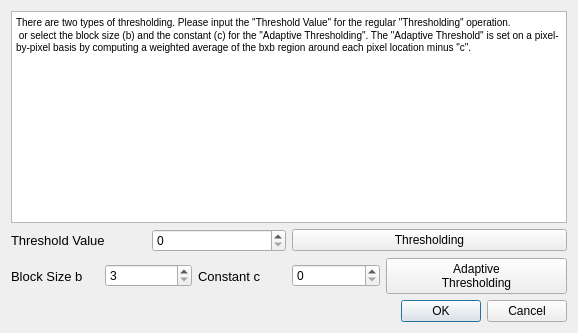
<?xml version="1.0" encoding="UTF-8"?>
<ui version="4.0">
 <class>thresholdingDialog</class>
 <widget class="QDialog" name="thresholdingDialog">
  <property name="geometry">
   <rect>
    <x>0</x>
    <y>0</y>
    <width>578</width>
    <height>333</height>
   </rect>
  </property>
  <property name="windowTitle">
   <string>Dialog</string>
  </property>
  <layout class="QGridLayout" name="gridLayout_2">
   <item row="0" column="0">
    <layout class="QVBoxLayout" name="verticalLayout_2">
     <item>
      <widget class="QTextBrowser" name="textBrowser">
       <property name="html">
        <string>&lt;!DOCTYPE HTML PUBLIC &quot;-//W3C//DTD HTML 4.0//EN&quot; &quot;http://www.w3.org/TR/REC-html40/strict.dtd&quot;&gt;
&lt;html&gt;&lt;head&gt;&lt;meta name=&quot;qrichtext&quot; content=&quot;1&quot; /&gt;&lt;style type=&quot;text/css&quot;&gt;
p, li { white-space: pre-wrap; }
&lt;/style&gt;&lt;/head&gt;&lt;body style=&quot; font-family:'MS Shell Dlg 2'; font-size:7.8pt; font-weight:400; font-style:normal;&quot;&gt;
&lt;p style=&quot; margin-top:0px; margin-bottom:0px; margin-left:0px; margin-right:0px; -qt-block-indent:0; text-indent:0px;&quot;&gt;There are two types of thresholding. Please input the &amp;quot;Threshold Value&amp;quot; for the regular &amp;quot;Thresholding&amp;quot; operation.&lt;/p&gt;
&lt;p style=&quot; margin-top:0px; margin-bottom:0px; margin-left:0px; margin-right:0px; -qt-block-indent:0; text-indent:0px;&quot;&gt; or select the block size (b) and the constant (c) for the &amp;quot;Adaptive Thresholding&amp;quot;. The &amp;quot;Adaptive Threshold&amp;quot; is set on a pixel-by-pixel basis by computing a weighted average of the bxb region around each pixel location minus &amp;quot;c&amp;quot;.&lt;/p&gt;&lt;/body&gt;&lt;/html&gt;</string>
       </property>
      </widget>
     </item>
     <item>
      <layout class="QVBoxLayout" name="verticalLayout">
       <item>
        <layout class="QGridLayout" name="gridLayout">
         <item row="0" column="1">
          <layout class="QHBoxLayout" name="horizontalLayout_2">
           <item>
            <widget class="QPushButton" name="thrsholdng_pushButton">
             <property name="text">
              <string>Thresholding</string>
             </property>
            </widget>
           </item>
          </layout>
         </item>
         <item row="0" column="0">
          <layout class="QHBoxLayout" name="horizontalLayout">
           <item>
            <widget class="QLabel" name="threshold_label">
             <property name="font">
              <font>
               <pointsize>10</pointsize>
              </font>
             </property>
             <property name="text">
              <string>Threshold Value</string>
             </property>
            </widget>
           </item>
           <item>
            <widget class="QSpinBox" name="threshold_spinBox">
             <property name="maximum">
              <number>200</number>
             </property>
            </widget>
           </item>
          </layout>
         </item>
        </layout>
       </item>
       <item>
        <layout class="QHBoxLayout" name="horizontalLayout_5">
         <item>
          <layout class="QHBoxLayout" name="horizontalLayout_3">
           <item>
            <widget class="QLabel" name="blockSizelabel">
             <property name="font">
              <font>
               <pointsize>10</pointsize>
              </font>
             </property>
             <property name="text">
              <string>Block Size b</string>
             </property>
            </widget>
           </item>
           <item>
            <widget class="QSpinBox" name="blockSize_spinBox">
             <property name="minimum">
              <number>3</number>
             </property>
             <property name="maximum">
              <number>9</number>
             </property>
            </widget>
           </item>
          </layout>
         </item>
         <item>
          <layout class="QHBoxLayout" name="horizontalLayout_4">
           <item>
            <widget class="QLabel" name="label">
             <property name="font">
              <font>
               <pointsize>10</pointsize>
              </font>
             </property>
             <property name="text">
              <string>Constant c</string>
             </property>
            </widget>
           </item>
           <item>
            <widget class="QSpinBox" name="const_spinBox"/>
           </item>
          </layout>
         </item>
         <item>
          <widget class="QPushButton" name="ADPthrsholdng_pushButton">
           <property name="text">
            <string>Adaptive 
Thresholding</string>
           </property>
          </widget>
         </item>
        </layout>
       </item>
      </layout>
     </item>
    </layout>
   </item>
   <item row="1" column="0">
    <widget class="QDialogButtonBox" name="buttonBox">
     <property name="orientation">
      <enum>Qt::Horizontal</enum>
     </property>
     <property name="standardButtons">
      <set>QDialogButtonBox::Cancel|QDialogButtonBox::Ok</set>
     </property>
    </widget>
   </item>
  </layout>
 </widget>
 <resources/>
 <connections>
  <connection>
   <sender>buttonBox</sender>
   <signal>accepted()</signal>
   <receiver>thresholdingDialog</receiver>
   <slot>accept()</slot>
   <hints>
    <hint type="sourcelabel">
     <x>248</x>
     <y>254</y>
    </hint>
    <hint type="destinationlabel">
     <x>157</x>
     <y>274</y>
    </hint>
   </hints>
  </connection>
  <connection>
   <sender>buttonBox</sender>
   <signal>rejected()</signal>
   <receiver>thresholdingDialog</receiver>
   <slot>reject()</slot>
   <hints>
    <hint type="sourcelabel">
     <x>316</x>
     <y>260</y>
    </hint>
    <hint type="destinationlabel">
     <x>286</x>
     <y>274</y>
    </hint>
   </hints>
  </connection>
 </connections>
</ui>
